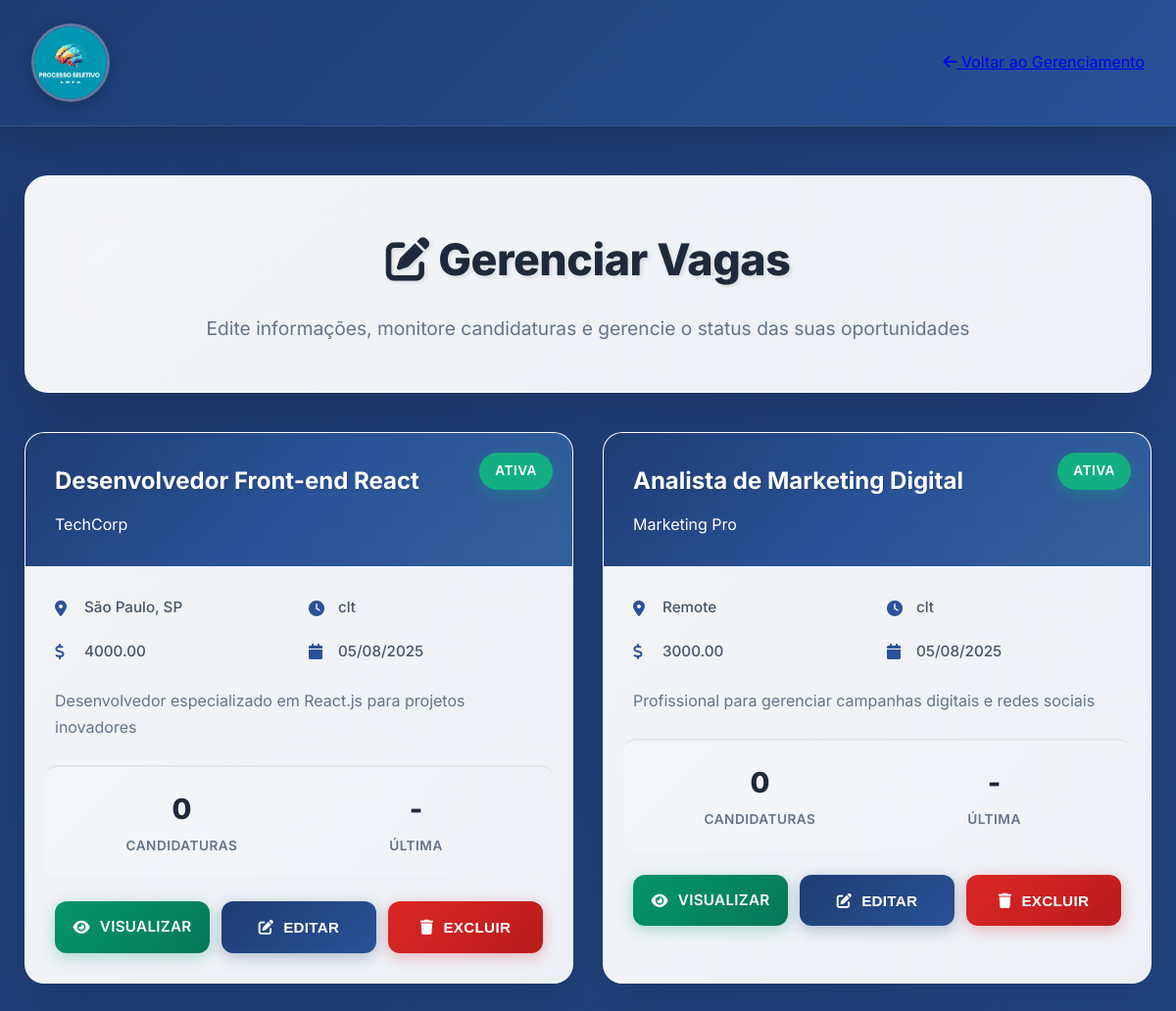
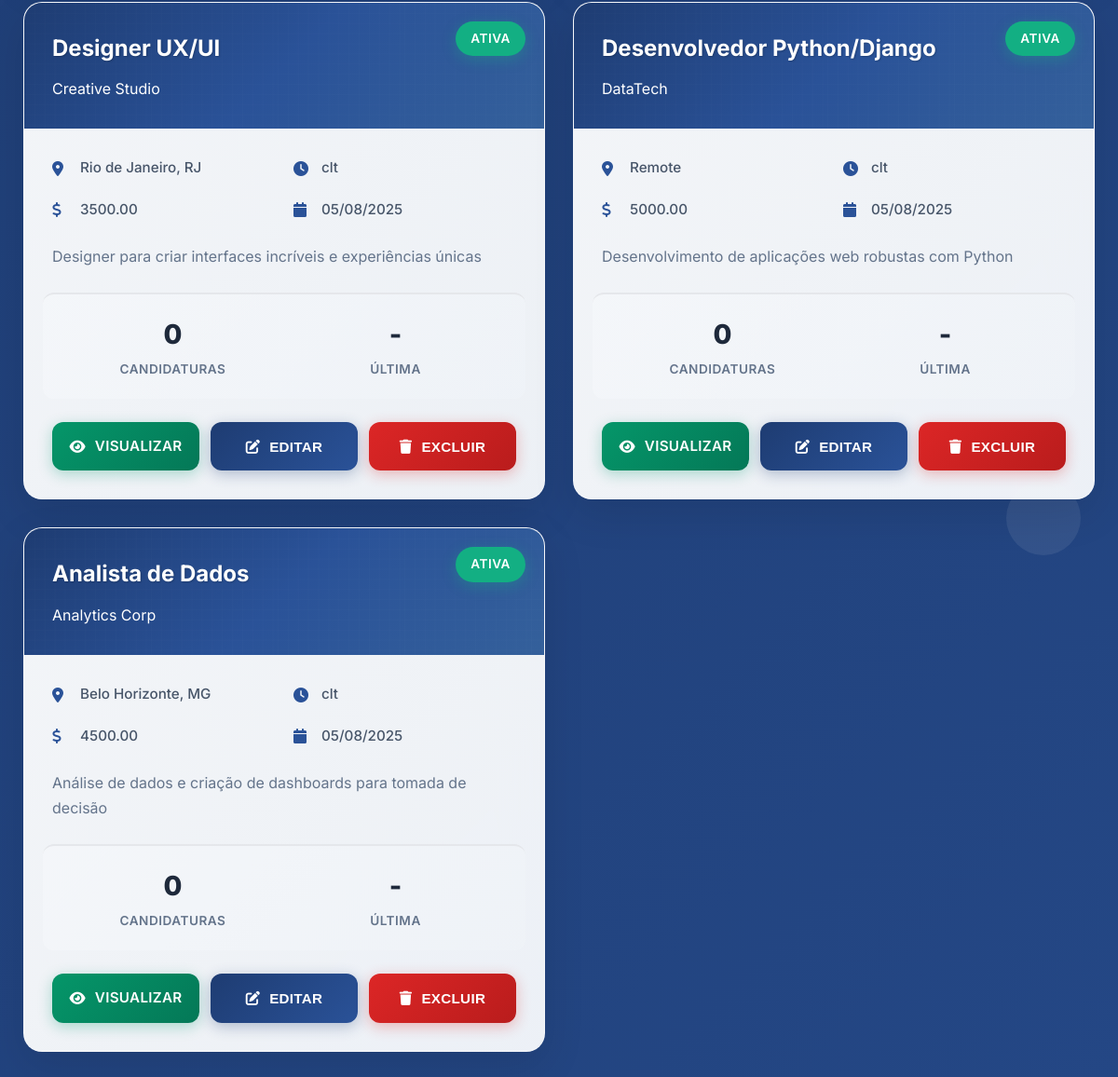
The page /editar_vagas.php (signed in) on the database its author committed (2 pictures, top to bottom).
### tables this page shows
CREATE TABLE vagas (
    id INT AUTO_INCREMENT PRIMARY KEY,
    titulo VARCHAR(150) NOT NULL,
    empresa VARCHAR(100) NOT NULL,
    descricao TEXT NOT NULL,
    requisitos TEXT,
    beneficios TEXT,
    salario_min DECIMAL(10,2),
    salario_max DECIMAL(10,2),
    tipo_contrato ENUM('clt', 'pj', 'estagio', 'freelancer', 'temporario'),
    modalidade ENUM('presencial', 'remoto', 'hibridinhas', 'híbrido') DEFAULT 'presencial',
    localizacao VARCHAR(100),
    nivel ENUM('junior', 'pleno', 'senior', 'gerencia', 'diretoria'),
    area VARCHAR(50),
    status ENUM('ativa', 'pausada', 'encerrada') DEFAULT 'ativa',
    data_publicacao DATE,
    data_encerramento DATE,
    vagas_disponiveis INT DEFAULT 1,
    visualizacoes INT DEFAULT 0,
    data_criacao TIMESTAMP DEFAULT CURRENT_TIMESTAMP,
    data_atualizacao TIMESTAMP DEFAULT CURRENT_TIMESTAMP ON UPDATE CURRENT_TIMESTAMP
);

### editar_vagas.php (the view, shortened to what this page needs)
<?php
try {
    $database = new Database();
    $pdo = $database->connect();
    $sql = "SELECT v.*,
                   COUNT(c.id) as total_candidaturas,
                   MAX(c.data_candidatura) as ultima_candidatura
            FROM vagas v
            LEFT JOIN candidaturas c ON v.id = c.vaga_id
            GROUP BY v.id
            ORDER BY v.data_criacao DESC";
    $stmt = $pdo->prepare($sql);
    $stmt->execute();
    $vagas = $stmt->fetchAll(PDO::FETCH_ASSOC);
} catch (PDOException $e) {
    $vagas = [];
    $error_message = "Erro ao buscar vagas: " . $e->getMessage();
}
?>
<!DOCTYPE html>
<html lang="pt-br">
<head>
  <link rel="stylesheet" href="https://cdnjs.cloudflare.com/ajax/libs/font-awesome/6.4.0/css/all.min.css">
</head>
<body>
  <div class="floating-shapes">
    <div class="shape"></div>
    <div class="shape"></div>
    <div class="shape"></div>
  </div>
  <header>
    <div class="header-container">
      <div class="logo-section">
        <img src="./imagens/Logoindex.jpg" alt="Logo da empresa" class="logo-header">
      </div>
      <a href="gerenciar_vagas.php" class="back-btn">
        <i class="fas fa-arrow-left"></i>
        Voltar ao Gerenciamento
      </a>
    </div>
  </header>
  <div class="main-content">
    <div class="page-title">
      <h1><i class="fas fa-edit"></i> Gerenciar Vagas</h1>
      <p>Edite informações, monitore candidaturas e gerencie o status das suas oportunidades</p>
    </div>
    <?php if (empty($vagas)): ?>
      <div class="empty-state">
        <i class="fas fa-briefcase"></i>
        <h3>Nenhuma vaga encontrada</h3>
        <p>Não há vagas cadastradas no sistema ainda.</p>
        <a href="vagas.php" class="create-btn">
          <i class="fas fa-plus"></i>
          Ir para Vagas Públicas
        </a>
      </div>
    <?php else: ?>
      <div class="vagas-grid">
        <?php foreach ($vagas as $vaga): ?>
          <div class="vaga-card" data-vaga-id="<?php echo $vaga['id']; ?>">
            <div class="vaga-header">
              <div class="vaga-status <?php echo $vaga['status'] === 'ativa' ? 'status-ativa' : 'status-pausada'; ?>">
                <?php echo $vaga['status'] === 'ativa' ? 'Ativa' : 'Pausada'; ?>
              </div>
              <div class="vaga-title"><?php echo htmlspecialchars($vaga['titulo']); ?></div>
              <div class="vaga-company"><?php echo htmlspecialchars($vaga['empresa'] ?? 'ENIAC LINK+'); ?></div>
            </div>
            <div class="vaga-content">
              <div class="vaga-info">
                <div class="info-item">
                  <i class="fas fa-map-marker-alt"></i>
                  <span><?php echo htmlspecialchars($vaga['localizacao'] ?? 'São Paulo'); ?></span>
                </div>
                <div class="info-item">
                  <i class="fas fa-clock"></i>
                  <span><?php echo htmlspecialchars($vaga['tipo_contrato'] ?? 'CLT'); ?></span>
                </div>
                <div class="info-item">
                  <i class="fas fa-dollar-sign"></i>
                  <span><?php echo htmlspecialchars($vaga['salario_min'] ?? 'A combinar'); ?></span>
                </div>
                <div class="info-item">
                  <i class="fas fa-calendar"></i>
                  <span><?php echo date('d/m/Y', strtotime($vaga['data_criacao'])); ?></span>
                </div>
              </div>
              <div class="vaga-description">
                <?php echo htmlspecialchars($vaga['descricao']); ?>
              </div>
              <div class="vaga-stats">
                <div class="stat-item">
                  <div class="stat-number"><?php echo $vaga['total_candidaturas']; ?></div>
                  <div class="stat-label">Candidaturas</div>
                </div>
                <div class="stat-item">
                  <div class="stat-number"><?php echo $vaga['ultima_candidatura'] ? date('d/m', strtotime($vaga['ultima_candidatura'])) : '-'; ?></div>
                  <div class="stat-label">Última</div>
                </div>
              </div>
              <div class="vaga-actions">
                <a href="vagas.php?vaga_id=<?php echo $vaga['id']; ?>" class="action-btn btn-view">
                  <i class="fas fa-eye"></i>
                  Visualizar
                </a>
                <button class="action-btn btn-edit" onclick="editarVaga(<?php echo $vaga['id']; ?>)">
                  <i class="fas fa-edit"></i>
                  Editar
                </button>
                <button class="action-btn btn-delete" onclick="confirmarExclusao(<?php echo $vaga['id']; ?>, '<?php echo addslashes($vaga['titulo']); ?>')">
                  <i class="fas fa-trash"></i>
                  Excluir
                </button>
              </div>
            </div>
          </div>
        <?php endforeach; ?>
      </div>
    <?php endif; ?>
  </div>
</body>
</html>

### rows shown on the page
vagas: status "ATIVA", titulo "Desenvolvedor Front-end React", empresa "TechCorp", localizacao "São Paulo, SP", tipo_contrato "clt", salario_min "4000.00", data_criacao "05/08/2025", descricao "Desenvolvedor especializado em React.js para projetos inovadores", total_candidaturas "0"
vagas: status "ATIVA", titulo "Analista de Marketing Digital", empresa "Marketing Pro", localizacao "Remote", tipo_contrato "clt", salario_min "3000.00", data_criacao "05/08/2025", descricao "Profissional para gerenciar campanhas digitais e redes sociais", total_candidaturas "0"
vagas: status "ATIVA", titulo "Designer UX/UI", empresa "Creative Studio", localizacao "Rio de Janeiro, RJ", tipo_contrato "clt", salario_min "3500.00", data_criacao "05/08/2025", descricao "Designer para criar interfaces incríveis e experiências únicas", total_candidaturas "0"
vagas: status "ATIVA", titulo "Desenvolvedor Python/Django", empresa "DataTech", localizacao "Remote", tipo_contrato "clt", salario_min "5000.00", data_criacao "05/08/2025", descricao "Desenvolvimento de aplicações web robustas com Python", total_candidaturas "0"
vagas: status "ATIVA", titulo "Analista de Dados", empresa "Analytics Corp", localizacao "Belo Horizonte, MG", tipo_contrato "clt", salario_min "4500.00", data_criacao "05/08/2025", descricao "Análise de dados e criação de dashboards para tomada de decisão", total_candidaturas "0"
